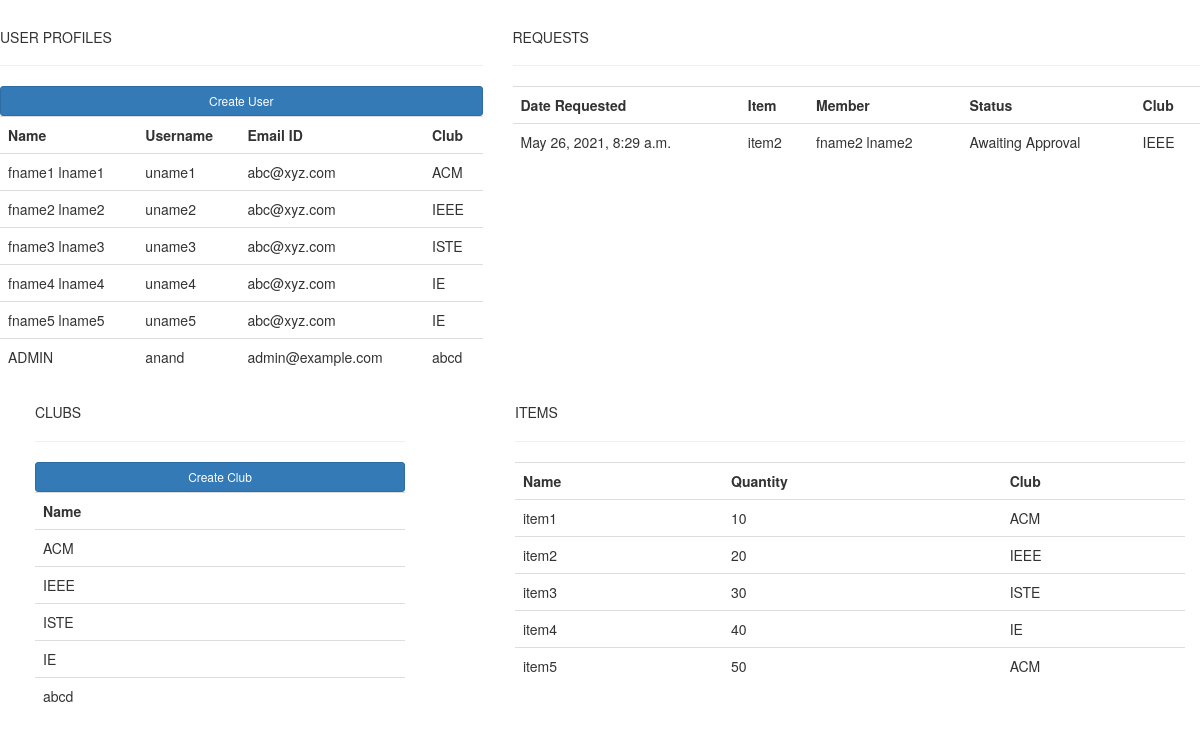
Page /admindb (signed in) on the earlier database version.
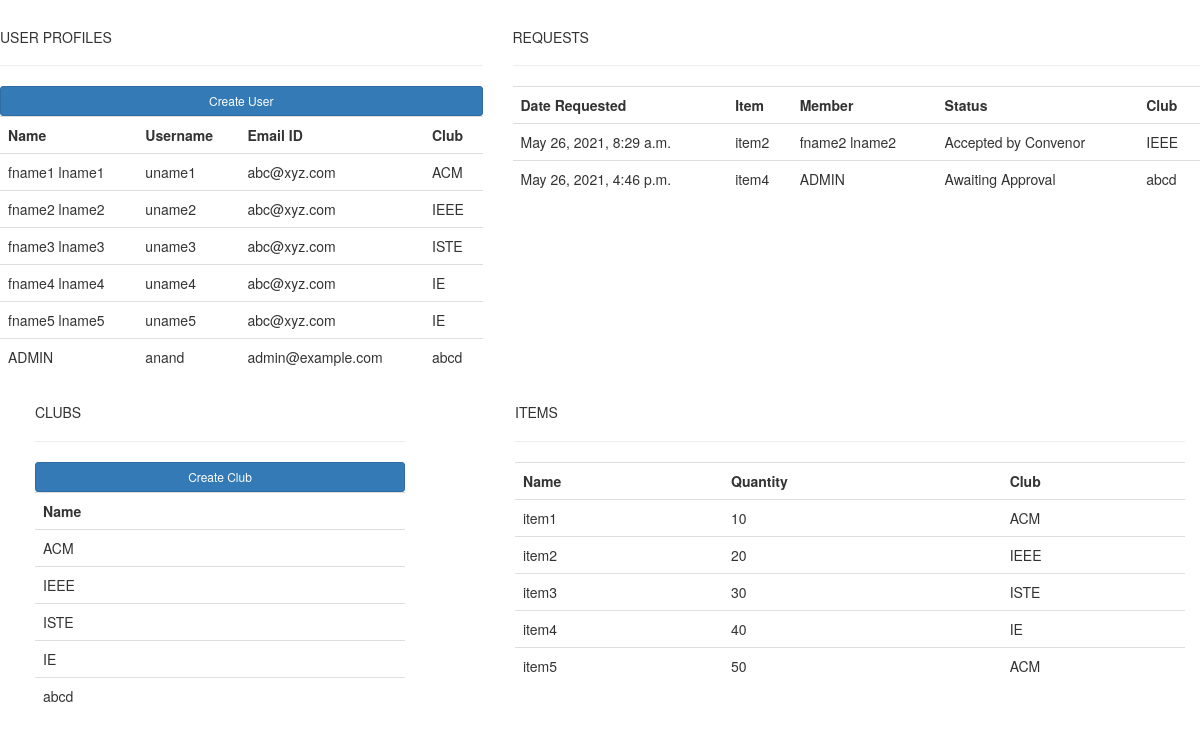
Same page on the later database version.
### users/models.py (models this page shows, shortened)
class UserProfile(models.Model):
	user = models.OneToOneField(User, on_delete=models.CASCADE, related_name = 'userprofile', null=True, default=None)
	name = models.CharField(max_length=200, null=True)
	club =  models.ForeignKey(Club, null=True, on_delete= models.SET_NULL, related_name = 'user_club')
	def __str__(self):
		return self.name

class Club(models.Model):
	name = models.CharField(max_length=200, null=True)
	def __str__(self):
		return self.name

class Request(models.Model):
	STATUS = (
				('Awaiting Approval', 'Awaiting Approval'),
				('Accepted by Convenor', 'Accepted by Convenor'),
				('Rejected by Convenor', 'Rejected by Convenor'),
			 )
	status = models.CharField(max_length=200, null=True, choices=STATUS)
	comment = models.CharField(max_length=200, null=True)
	member = models.ForeignKey(UserProfile, null=True, on_delete=models.CASCADE, related_name = 'requests_of_user')
	item = models.ForeignKey(Item, null=True, on_delete=models.CASCADE)
	timestamp_placed = models.DateTimeField(auto_now_add=True, null=True)

class Item(models.Model):
	name = models.CharField(max_length=200, null=True)
	quantity = models.IntegerField()
	club =  models.ForeignKey(Club, null=True, on_delete=models.CASCADE, related_name = 'items_of_club')

### users/views.py (the view)
# urls.py: path(r'admindb',views.admin_db,name='admin_db'),
def admin_db(request):
	print(request.user.userprofile)
	reqs = Request.objects.all()
	users = UserProfile.objects.all()
	items = Item.objects.all()
	clubs = Club.objects.all()
	context = {'reqs':reqs, 'users':users, 'items':items, 'clubs':clubs}
	return render(request, 'users/admin_dashboard.html', context)

### users/templates/users/admin_dashboard.html
{%  extends 'users/base.html' %}
{% block body_block %}
<br>
<div class="row">
	<div class="col-md-5">
		<h5>USER PROFILES</h5>
		<hr>
		<div class="card card-body">
			<a class="btn btn-primary  btn-sm btn-block" href="{% url 'users:register' %}">Create User</a>
			<table class="table table-sm">
				<tr>
					<th>Name</th>
					<th>Username</th>
                    <th>Email ID</th>
                    <th>Club</th>
				</tr>
				{% for person in users %}
					<tr>
						<td>{{person.name}}</td>
						<td>{{person.user.username}}</td>
                        <td>{{person.user.email}}</td>
                        <td>{{person.club}}</td>
					</tr>
				{% endfor %}
			</table>
		</div>
	</div>
	<div class="col-md-7">
		<h5>REQUESTS</h5>
		<hr>
		<div class="card card-body">
			<table class="table table-sm">
				<tr>
					<th>Date Requested</th>
					<th>Item</th>
					<th>Member</th>
                    <th>Status</th>
                    <th>Club</th>
				</tr>
				{% for req in reqs %}
					<tr>
                        <td>{{req.timestamp_placed}}</td>
						<td>{{req.item.name}}</td>
						<td>{{req.member.name}}</td>
						<td>{{req.status}}</td>
                        <td>{{req.member.club}}</td>
					</tr>
				{% endfor %}
			</table>
		</div>
	</div>
</div>
<div class="row">
	<div class="col-md-4" style="position: absolute; left: 20px;">
		<h5>CLUBS</h5>
		<hr>
		<div class="card card-body">
			<a class="btn btn-primary  btn-sm btn-block" href="{% url 'create_club' %}">Create Club</a>
			<table class="table table-sm">
				<tr>
					<th>Name</th>
				</tr>
				{% for club in clubs %}
					<tr>
						<td>{{club.name}}</td>
					</tr>
				{% endfor %}
			</table>
		</div>
	</div>
	<div class="col-md-7" style="position: absolute; right: 0px;">
		<h5>ITEMS</h5>
		<hr>
		<div class="card card-body">
			<table class="table table-sm">
				<tr>
					<th>Name</th>
					<th>Quantity</th>
                    <th>Club</th>
				</tr>
				{% for item in items %}
					<tr>
						<td>{{item.name}}</td>
						<td>{{item.quantity}}</td>
						<td>{{item.club}}</td>
					</tr>
				{% endfor %}
			</table>
		</div>
	</div>
{% endblock %}

### users/templates/users/base.html (shortened to what this page needs)
<!DOCTYPE html>
<html>
  <head>
    <link rel="stylesheet" href="https://maxcdn.bootstrapcdn.com/bootstrap/3.3.7/css/bootstrap.min.css">
</head>
  <body>
    {% block body_block %}
    {% endblock %}
  </body>
</html>

Differences in the rows shown:
changed Request "item2": status "Awaiting Approval" → "Accepted by Convenor"
added Request: timestamp_placed "May 26, 2021, 4:46 p.m.", item.name "item4", member.name "ADMIN", status "Awaiting Approval", member.club "abcd"
